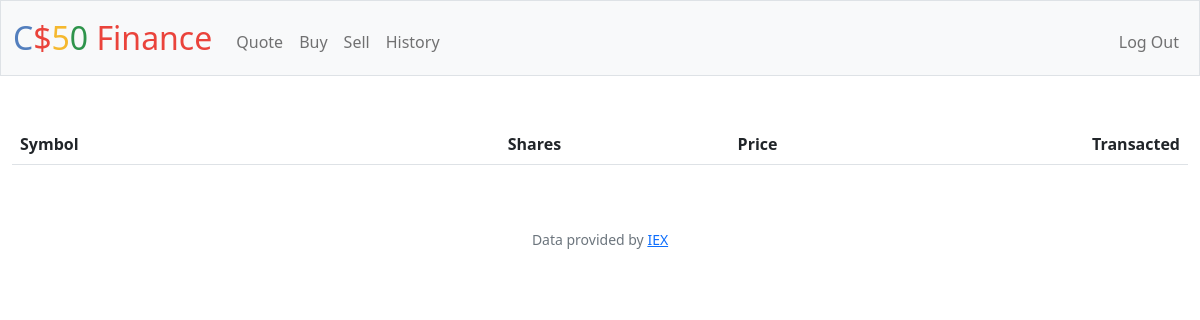
Before: /history (signed in) with the older database file.
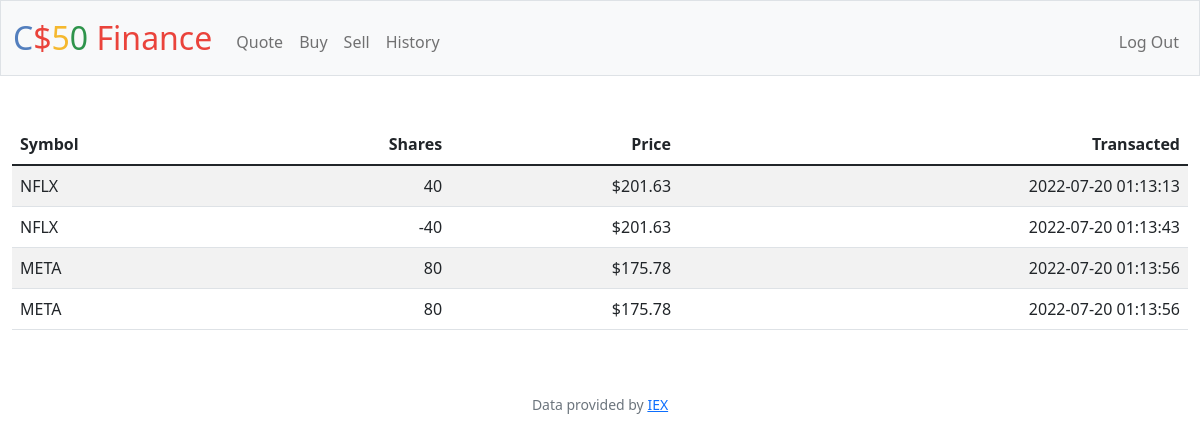
After: the same page with the newer database file.
### tables this page shows
CREATE TABLE transactions(
    id           INTEGER PRIMARY KEY AUTOINCREMENT NOT NULL,
    users_id    INTEGER NOT NULL,
    symbol  TEXT NOT NULL,
    name  TEXT NOT NULL,
    price  NUMERIC NOT NULL,
    quantity  INTEGER NOT NULL,
    cash  NUMERIC NOT NULL,
    time TEXT NOT NULL,
    FOREIGN KEY(users_id) REFERENCES users(id)
);

### app.py (the view)
@app.route("/history")
@login_required
def history():
    hist = db.execute(
        "SELECT * FROM transactions WHERE users_id = ? ORDER BY time ASC", session["user_id"])
    return render_template("history.html", res=hist)

### app.py (called while the page is built)
@app.after_request
def after_request(response):
    response.headers["Cache-Control"] = "no-cache, no-store, must-revalidate"
    response.headers["Expires"] = 0
    response.headers["Pragma"] = "no-cache"
    return response

### helpers.py (called while the page is built)
def login_required(f):
    @wraps(f)
    def decorated_function(*args, **kwargs):
        if session.get("user_id") is None:
            return redirect("/login")
        return f(*args, **kwargs)
    return decorated_function

def usd(value):
    return f"${value:,.2f}"

### templates/history.html (shortened to what this page needs)
{% extends "layout.html" %}
{% block main %}
{% set ns = namespace() %}
{% set ns.last_cash = 10000 %}
<table class="table table-striped">
    <thead>
        <tr>
            <th class="text-start">Symbol</th>
            <th class="text-end">Shares</th>
            <th class="text-end">Price</th>
            <th class="text-end">Transacted</th>
        </tr>
    </thead>
   <tbody>
    {% for dict_res in res -%}
            <tr>
                <td class="text-start">{{dict_res['symbol']}}</td>
                <td class="text-end">{{dict_res['quantity']}}</td>
                <td class="text-end">{{dict_res['price'] | usd}}</td>
                <td class="text-end">{{dict_res['time']}}</td>
            </tr>
    {% endfor %}
    </tbody>
</table>
{% endblock %}

### templates/layout.html (shortened to what this page needs)
<!DOCTYPE html>
<html lang="en">
    <head>
        <link href="https://cdn.jsdelivr.net/npm/bootstrap@5.1.3/dist/css/bootstrap.min.css" rel="stylesheet">
        <link href="/static/styles.css" rel="stylesheet">
    </head>
    <body>
        <nav class="bg-light border navbar navbar-expand-md navbar-light">
            <div class="container-fluid">
                <a class="navbar-brand" href="/"><span class="blue">C</span><span class="red">$</span><span class="yellow">5</span><span class="green">0</span> <span class="red">Finance</span></a>
                <div class="collapse navbar-collapse" id="navbar">
                    {% if session["user_id"] %}
                        <ul class="navbar-nav me-auto mt-2">
                            <li class="nav-item"><a class="nav-link" href="/quote">Quote</a></li>
                            <li class="nav-item"><a class="nav-link" href="/buy">Buy</a></li>
                            <li class="nav-item"><a class="nav-link" href="/sell">Sell</a></li>
                            <li class="nav-item"><a class="nav-link" href="/history">History</a></li>
                        </ul>
                        <ul class="navbar-nav ms-auto mt-2">
                            <li class="nav-item"><a class="nav-link" href="/logout">Log Out</a></li>
                        </ul>
                    {% else %}
                        <ul class="navbar-nav ms-auto mt-2">
                            <li class="nav-item"><a class="nav-link" href="/register">Register</a></li>
                            <li class="nav-item"><a class="nav-link" href="/login">Log In</a></li>
                        </ul>
                    {% endif %}
                </div>
            </div>
        </nav>
        <main class="container-fluid py-5 text-center">
            {% block main %}{% endblock %}
        </main>
        <footer class="mb-5 small text-center text-muted">
            Data provided by <a href="https://iexcloud.io/">IEX</a>
        </footer>
    </body>
</html>

### static/styles.css (style rules this page uses)
nav .navbar-brand { font-size: xx-large; }
nav .navbar-brand .blue { color: #537fbe; }
nav .navbar-brand .red { color: #ea433b; }
nav .navbar-brand .yellow { color: #f5b82e; }
nav .navbar-brand .green { color: #2e944b; }

Changed rows visible on the page:
added transactions: symbol "NFLX", quantity "40", price "$201.63", time "2022-07-20 01:13:13"
added transactions: symbol "NFLX", quantity "-40", price "$201.63", time "2022-07-20 01:13:43"
added transactions: symbol "META", quantity "80", price "$175.78", time "2022-07-20 01:13:56"
added transactions: symbol "META", quantity "80", price "$175.78", time "2022-07-20 01:13:56"
